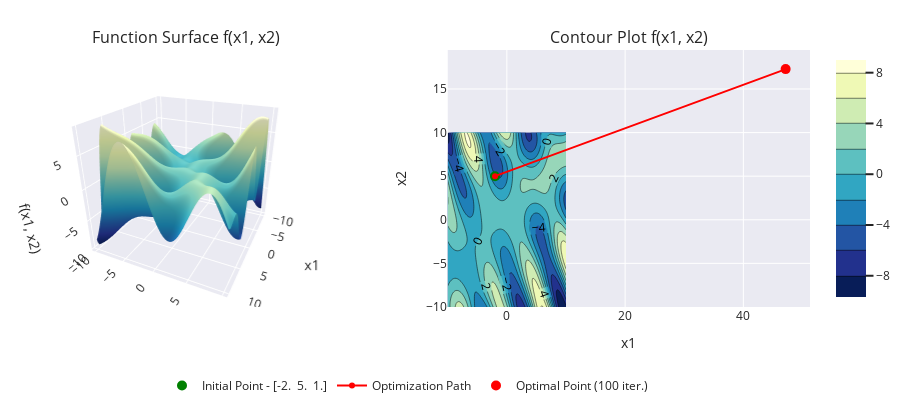

The notebook cell saved with this chart:
### Code cell
opt.plot_results(show=True)
